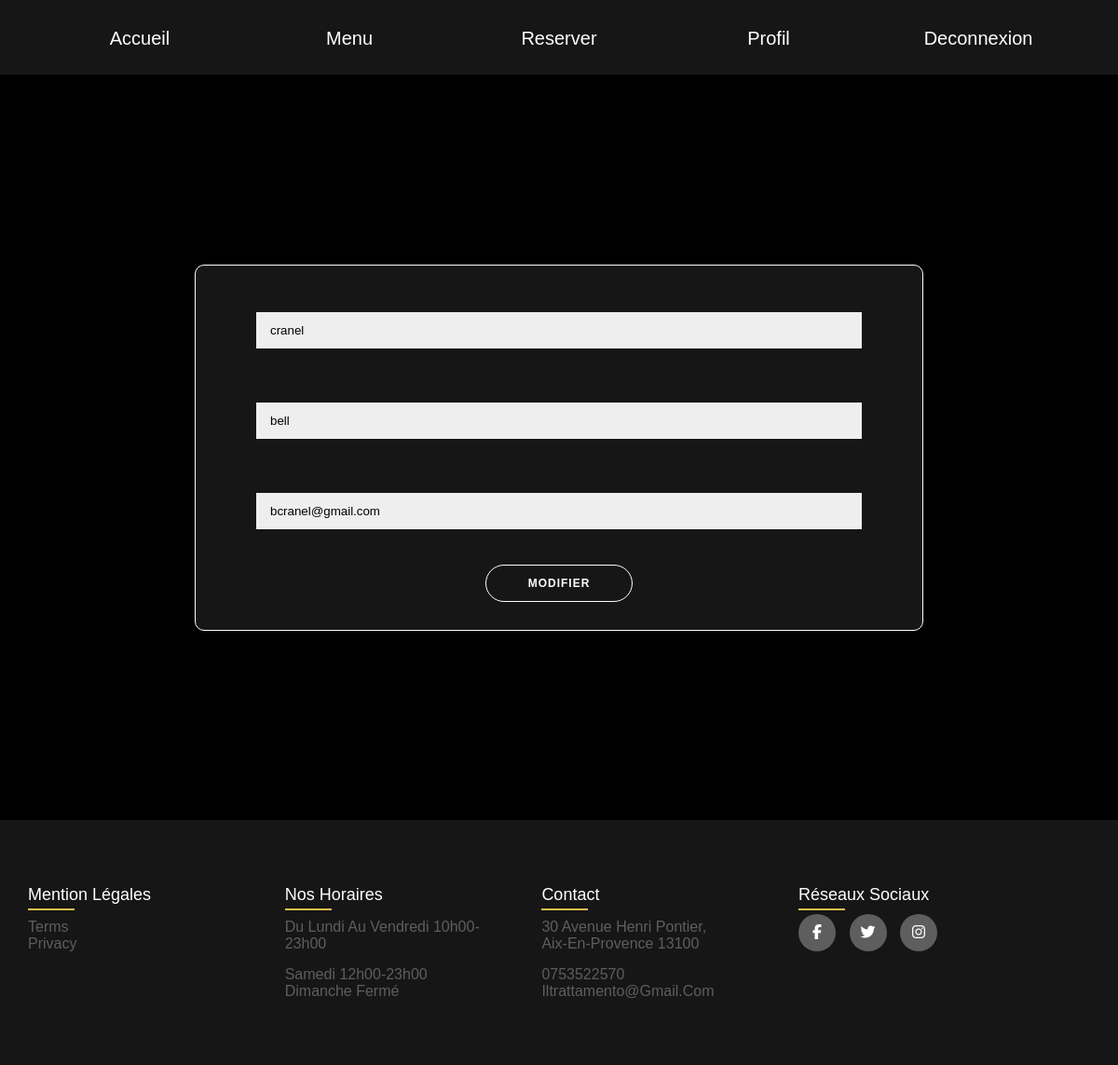
Page /user/modifyProfil (signed in) on the committed database.
### tables this page shows
CREATE TABLE IF NOT EXISTS `client` (
  `id` int NOT NULL AUTO_INCREMENT,
  `nom` varchar(250) NOT NULL,
  `prenom` varchar(250) NOT NULL,
  `mail` varchar(250) NOT NULL,
  `password` text NOT NULL,
  `id_role` int NOT NULL,
  PRIMARY KEY (`id`)
);

### index.php (called while the page is built, shortened)
<?php
    require_once "config/Autoloader.php";
    $route = new Routing();
    $route->get();

### config/Autoloader.php (called while the page is built, shortened)
<?php
class Autoloader{
    public static function Autoload()
    {
        spl_autoload_register(function ($classname) {
            $classname = str_replace("\\", "/", $classname);
        });
    }
}

### config/Database.php (called while the page is built, shortened)
<?php
class Database
{
    private static $instance = NULL;
    public static function getPdo(): PDO
    {
        if (self::$instance === NULL) {
            self::$instance = new PDO('mysql:host=localhost;dbname=resto;charset=utf8', 'root', '', [
                PDO::ATTR_ERRMODE => PDO::ERRMODE_EXCEPTION,
                PDO::ATTR_DEFAULT_FETCH_MODE => PDO::FETCH_ASSOC
            ]);
        }
        return self::$instance;
    }
}

### models/UsersRepository.php (called while the page is built, shortened)
<?php
class UsersRepository
{
    protected PDO $pdo;
    public function __construct()
    {
        $this->pdo = \config\Database::getpdo();
    }
    public function getUser($idUser)
    {
        $stmt = $this->pdo->prepare("SELECT * FROM client WHERE id = ?");
        $stmt->execute([$idUser]);
        return $stmt->fetch(PDO::FETCH_ASSOC);
    }
}

### views/ModifProfil.phtml (the view)
<link rel="stylesheet" href="/ledelice/public/css/ModifProfil.css">
<div class="container">
<div class="form-container">
<form method="POST" action="/ledelice/user/modifyProfil">
        <input type="text" name="nom" value="<?php echo $user['nom']; ?>" ><br>
        <input type="text" name="prenom" value="<?php echo $user['prenom']; ?>" ><br>
        <input type="text" name="mail" value="<?php echo $user['mail']; ?>" ><br>
        <button type="submit" name="valider">Modifier</button>
</form>
</div>
</div>

### public/css/ModifProfil.css (style rules this page uses)
* { margin: 0; padding: 0; font-family: 'Lucida Sans', 'Lucida Sans Regular', 'Lucida Grande', 'Lucida Sans Unicode', Geneva, Verdana, sans-serif; text-decoration: none; }
button { border-radius: 20px; border: 1px solid #ffffff; background-color: #161616; color: #FFFFFF; font-size: 12px; font-weight: bold; padding: 12px 45px; letter-spacing: 1px; text-transform: uppercase; transition: transform 80ms ease-in; }
form { background-color: #161616; display: flex; align-items: center; justify-content: center; flex-direction: column; padding: 0 50px; height: 100%; text-align: center; }
input { background-color: #eee; border: none; padding: 12px 15px; margin: 8px 0; width: 100%; margin: 20px; }
.container { background-color: #161616; border-radius: 10px; border: 1px solid #ffffff; position: relative; overflow: hidden; width: 60%; padding: 30px; }

### rows in the picture
client: nom "cranel", prenom "bell", mail "bcranel@gmail.com"
